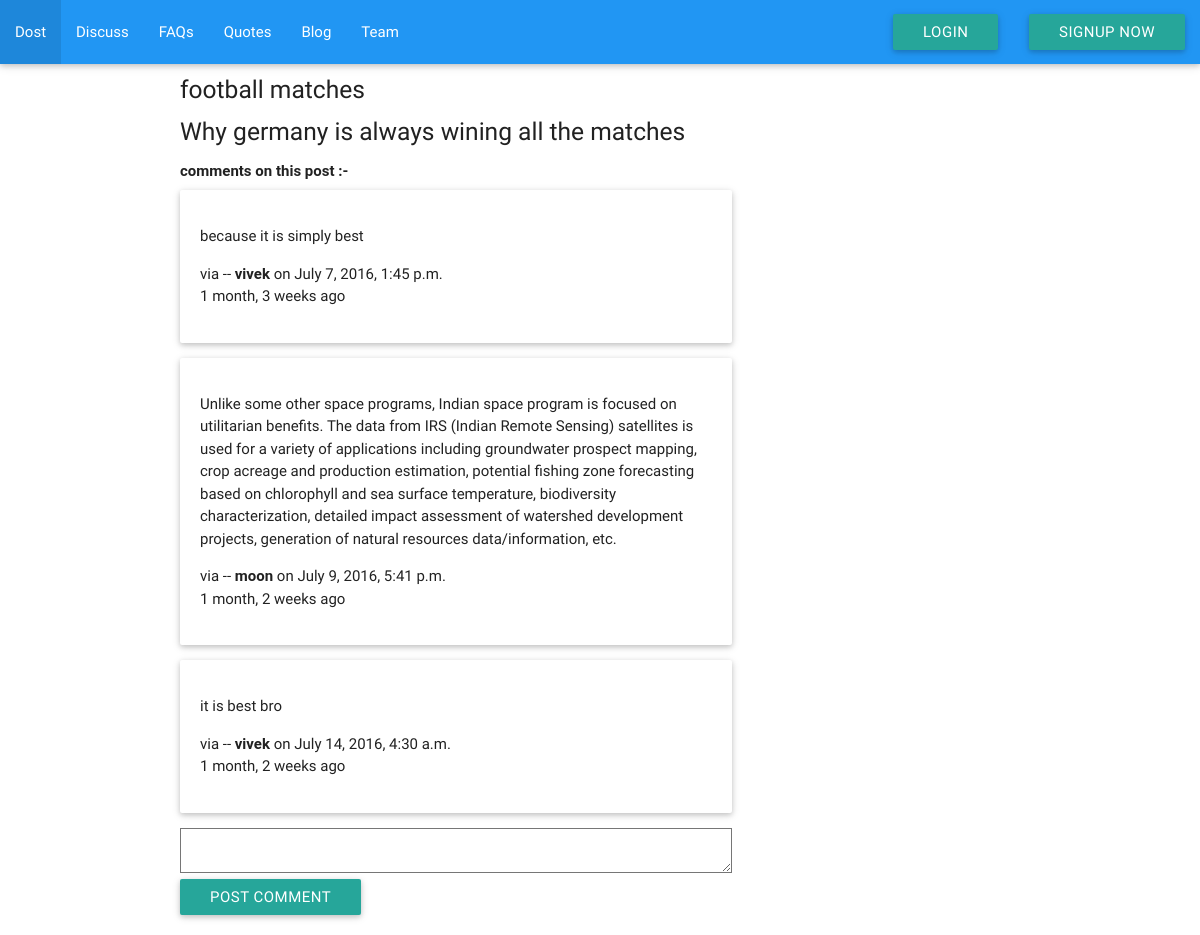
The page /discussions/50/ on the database its author committed.
### discussions/models.py (models this page shows, shortened)
class post(models.Model):
    category = (
        ('career', 'career'),
        ('relationship', 'relationship'),
        ('education', 'education'),
        ('other', 'other')
    )
    option = models.CharField(max_length=20, choices=category, blank=False, null=True)
    title = models.CharField(max_length=120)
    content = models.TextField(default='')
    timestamp = models.DateTimeField(auto_now_add=True, auto_now=False)
    updated = models.DateTimeField(auto_now_add=False, auto_now=True)
    writer = models.ForeignKey(User, editable=True, blank=False, null=True)
    @property
    def comments(self):
        instance = self
        qs = comment.objects.filter_by_instance(instance)
        return qs
    @property
    def get_content_type(self):
        instance = self
        content_type = ContentType.objects.get_for_model(instance)
        return content_type

### comment/models.py (models this page shows, shortened)
class comment(models.Model):
    user = models.ForeignKey(User, editable=True, blank=False, null=True)
    content = models.TextField(default='')
    timestamp = models.DateTimeField(auto_now_add=True, auto_now=False)
    updated = models.DateTimeField(auto_now_add=False, auto_now=True)
    content_type = models.ForeignKey(ContentType, on_delete=models.CASCADE, null=True)
    object_id = models.PositiveIntegerField(blank=False, null=True)
    objects = CommentManager()

### discussions/views.py (the view, shortened to what this page needs)
# urls.py: url(r'^(?P<id>\d+)/$', views.post_detail, name="detail"),
def post_detail(request, id):
    queryset = get_object_or_404(post, id=id)
    writer = queryset.writer
    initial_data = {
        "content_type": queryset.get_content_type,
        "object_id": queryset.id
    }
    form = CommentForm(request.POST or None, initial=initial_data)
    if request.method == "POST":
        if not request.user.is_authenticated():
            return HttpResponseRedirect('/login')
    comments = queryset.comments
    context = {
        "obj": queryset,
        "comments": comments,
        "comment_form": form,
        "writer": writer
    }
    return render(request, "discussions/post_detail.html", context)

### comment/forms.py
class CommentForm(forms.Form):
    content_type = forms.CharField(widget=forms.HiddenInput)
    object_id = forms.IntegerField(widget=forms.HiddenInput)
    content = forms.CharField(label='', widget=forms.Textarea)

### comment/models.py (called while the page is built)
    def filter_by_instance(self, instance):
        content_type = ContentType.objects.get_for_model(instance)
        obj_id = instance.id
        qs = super(CommentManager, self).filter(content_type=content_type, object_id=obj_id)
        return qs

### discussions/templates/discussions/post_detail.html (shortened to what this page needs)
{% extends "main/base.html" %}
{% block content  %}
   <div class="container">
   <div class="row">
       <div class="col s12 m8 l8 " >
                    {% load crispy_forms_tags %}
                        <h5>{{ obj.title }}</h5>
                        <p><h5> {{ obj.content }} </h5> </p>
                    <div >
                        <b>comments on this post :- </b>
                        {% for comment in comments %}
                            <div class="card-panel">
                                           <p>{{ comment.content }}</p>
                                          <p> via -- <b>{{ comment.user }}</b> on {{ comment.timestamp }}<br>
                                            {{ comment.timestamp|timesince }} ago </p>
                            </div>
                        {% endfor %}
                    </div>
            <form id="icon_prefix2" class="materialize-textarea" method="POST" action="." >{% csrf_token %}
                                {{ comment_form }}
                <input type="submit" value="Post Comment" class="btn btn-default">
            </form>
       </div>
       </div>
       </div>
{% endblock content %}

### rows shown on the page
post: title "football matches", content "Why germany is always wining all the matches"
comment: content "because it is simply best", user "vivek", timestamp "July 7, 2016, 1:45 p.m.", timestamp "1 month, 3 weeks"
comment: content "Unlike some other space programs, Indian space program is focused on utilitarian benefits. The data from IRS (Indian Remote Sensing) satellites is used for a variety of applications including groundwater prospect mapping, crop acreage and production estimation, potential fishing zone forecasting based on chlorophyll and sea surface temperature, biodiversity characterization, detailed impact assessment of watershed development projects, generation of natural resources data/information, etc.", user "moon", timestamp "July 9, 2016, 5:41 p.m.", timestamp "1 month, 2 weeks"
comment: content "it is best bro", user "vivek", timestamp "July 14, 2016, 4:30 a.m.", timestamp "1 month, 2 weeks"
